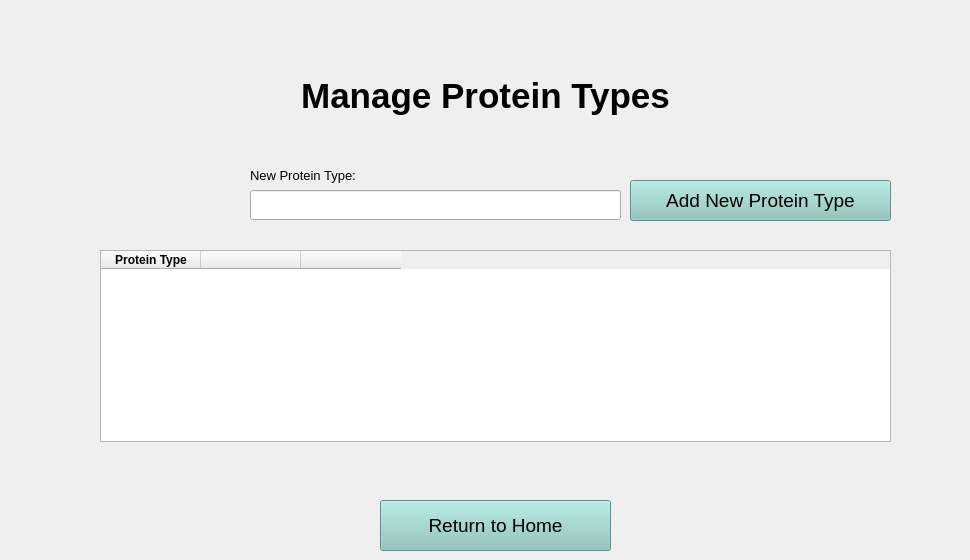
      <widget class="QWidget" name="editProteinTypesPage">
       <widget class="QLabel" name="manageProteinTypesLabel">
        <property name="geometry">
         <rect>
          <x>10</x>
          <y>60</y>
          <width>951</width>
          <height>71</height>
         </rect>
        </property>
        <property name="font">
         <font>
          <pointsize>26</pointsize>
          <bold>true</bold>
         </font>
        </property>
        <property name="layoutDirection">
         <enum>Qt::LeftToRight</enum>
        </property>
        <property name="text">
         <string>Manage Protein Types</string>
        </property>
        <property name="alignment">
         <set>Qt::AlignCenter</set>
        </property>
       </widget>
       <widget class="QPushButton" name="addNewProteinTypeButton">
        <property name="geometry">
         <rect>
          <x>630</x>
          <y>180</y>
          <width>261</width>
          <height>41</height>
         </rect>
        </property>
        <property name="font">
         <font>
          <pointsize>14</pointsize>
         </font>
        </property>
        <property name="styleSheet">
         <string notr="true">background-color: rgb(139, 196, 190);</string>
        </property>
        <property name="text">
         <string>Add New Protein Type</string>
        </property>
       </widget>
       <widget class="QTableWidget" name="proteinTypesTable">
        <property name="geometry">
         <rect>
          <x>100</x>
          <y>250</y>
          <width>791</width>
          <height>192</height>
         </rect>
        </property>
        <property name="sizePolicy">
         <sizepolicy hsizetype="Fixed" vsizetype="Fixed">
          <horstretch>3</horstretch>
          <verstretch>0</verstretch>
         </sizepolicy>
        </property>
        <column>
         <property name="text">
          <string>Protein Type</string>
         </property>
         <property name="font">
          <font>
           <bold>true</bold>
          </font>
         </property>
        </column>
        <column>
         <property name="text">
          <string/>
         </property>
        </column>
        <column>
         <property name="text">
          <string/>
         </property>
        </column>
       </widget>
       <widget class="QLabel" name="newProteinTypeLabel">
        <property name="geometry">
         <rect>
          <x>250</x>
          <y>160</y>
          <width>171</width>
          <height>31</height>
         </rect>
        </property>
        <property name="font">
         <font>
          <pointsize>10</pointsize>
         </font>
        </property>
        <property name="text">
         <string>New Protein Type:</string>
        </property>
       </widget>
       <widget class="QLineEdit" name="newProteinTypeLine">
        <property name="geometry">
         <rect>
          <x>250</x>
          <y>190</y>
          <width>371</width>
          <height>30</height>
         </rect>
        </property>
       </widget>
       <widget class="QPushButton" name="returnTohomeButton_4">
        <property name="geometry">
         <rect>
          <x>380</x>
          <y>500</y>
          <width>231</width>
          <height>51</height>
         </rect>
        </property>
        <property name="font">
         <font>
          <pointsize>14</pointsize>
         </font>
        </property>
        <property name="styleSheet">
         <string notr="true">background-color: rgb(139, 196, 190);</string>
        </property>
        <property name="text">
         <string>Return to Home</string>
        </property>
       </widget>
      </widget>
